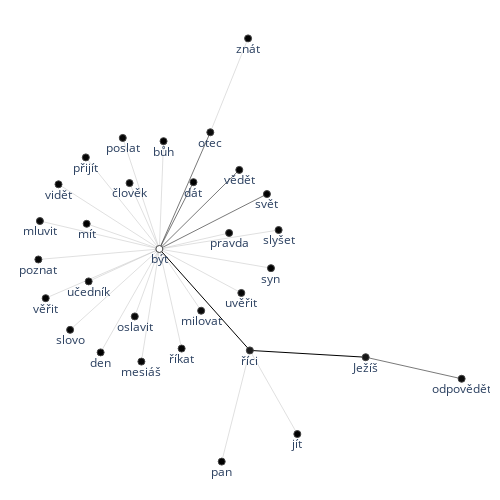

This figure's notebook cell:
### Code cell
configure_plotly_browser_state()
ego_network_standard(nt_data, "book_lemmata", "J", "otec", "online", "2D")

### Figure 1 — Plotly figure (JSON) as saved in the notebook; plotly's stock layout.template omitted (floating-point values rounded to 4 significant figures)
{"data": [{"line": {"color": "#000000", "width": 1}, "mode": "lines", "type": "scatter", "x": [-0.07856, 0.2444, null, 0.2444, 0.6576, null], "y": [0.04318, -0.3339, null, -0.3339, -0.3591, null]}, {"line": {"color": "#404040", "width": 0.7}, "mode": "lines", "type": "scatter", "x": [-0.07856, 0.3053, null, -0.07856, 0.1033, null, -0.07856, 0.04313, null, -0.07856, 0.2067, null, 0.6576, 1, null], "y": [0.04318, 0.2476, null, 0.04318, 0.4771, null, 0.04318, 0.2918, null, 0.04318, 0.3373, null, -0.3591, -0.4394, null]}, {"line": {"color": "#C0C0C0", "width": 0.5}, "mode": "lines", "type": "scatter", "x": [-0.07856, -0.06362, null, -0.07856, -0.2092, null, -0.07856, -0.341, null, -0.07856, -0.4385, null, -0.07856, -0.5048, null, -0.07856, -0.5103, null, -0.07856, -0.185, null, -0.07856, -0.338, null, -0.07856, -0.4842, null, -0.07856, -0.3309, null, -0.07856, -0.397, null, -0.07856, -0.2882, null, -0.07856, 0.0008756, null, -0.07856, 0.07055, null, -0.07856, -0.1427, null, -0.07856, 0.214, null, -0.07856, -0.1663, null, -0.07856, 0.3197, null, -0.07856, 0.347, null, -0.07856, 0.1703, null, 0.2444, 0.1439, null, 0.2444, 0.4138, null, 0.1033, 0.238, null], "y": [0.04318, 0.4442, null, 0.04318, 0.4562, null, 0.04318, 0.3838, null, 0.04318, 0.2837, null, 0.04318, 0.1472, null, 0.04318, 0.004276, null, 0.04318, 0.2883, null, 0.04318, 0.1369, null, 0.04318, -0.1397, null, 0.04318, -0.0772, null, 0.04318, -0.2574, null, 0.04318, -0.3413, null, 0.04318, -0.3269, null, 0.04318, -0.1863, null, 0.04318, -0.3755, null, 0.04318, -0.1202, null, 0.04318, -0.2075, null, 0.04318, -0.02797, null, 0.04318, 0.1138, null, 0.04318, 0.1028, null, -0.3339, -0.7474, null, -0.3339, -0.6448, null, 0.4771, 0.8263, null]}, {"hoverinfo": "text", "hovertext": ["155", "18", "15", "9", "4", "9", "3", "5", "3", "6", "6", "5", "6", "6", "6", "3", "5", "7", "5", "3", "5", "7", "3", "6", "6", "3", "7", "3", "6", "6", "4"], "marker": {"color": [155, 18, 15, 9, 4, 9, 3, 5, 3, 6, 6, 5, 6, 6, 6, 3, 5, 7, 5, 3, 5, 7, 3, 6, 6, 3, 7, 3, 6, 6, 4], "colorbar": {"thickness": 15, "title": {"side": "right", "text": "degree"}, "xanchor": "left"}, "colorscale": [[0, "rgb(255,255,255)"], [0.125, "rgb(240,240,240)"], [0.25, "rgb(217,217,217)"], [0.375, "rgb(189,189,189)"], [0.5, "rgb(150,150,150)"], [0.625, "rgb(115,115,115)"], [0.75, "rgb(82,82,82)"], [0.875, "rgb(37,37,37)"], [1, "rgb(0,0,0)"]], "line": {"width": 1}, "reversescale": true, "showscale": false, "size": 7}, "mode": "markers+text", "text": ["být", "říci", "Ježíš", "odpovědět", "svět", "otec", "dát", "vědět", "bůh", "poslat", "přijít", "vidět", "mluvit", "poznat", "člověk", "mít", "věřit", "učedník", "slovo", "den", "říkat", "milovat", "pan", "mesiáš", "uvěřit", "syn", "oslavit", "jít", "slyšet", "pravda", "znát"], "textposition": "bottom center", "type": "scatter", "x": [-0.07856, 0.2444, 0.6576, 1, 0.3053, 0.1033, 0.04313, 0.2067, -0.06362, -0.2092, -0.341, -0.4385, -0.5048, -0.5103, -0.185, -0.338, -0.4842, -0.3309, -0.397, -0.2882, 0.0008756, 0.07055, 0.1439, -0.1427, 0.214, 0.3197, -0.1663, 0.4138, 0.347, 0.1703, 0.238], "y": [0.04318, -0.3339, -0.3591, -0.4394, 0.2476, 0.4771, 0.2918, 0.3373, 0.4442, 0.4562, 0.3838, 0.2837, 0.1472, 0.004276, 0.2883, 0.1369, -0.1397, -0.0772, -0.2574, -0.3413, -0.3269, -0.1863, -0.7474, -0.3755, -0.1202, -0.02797, -0.2075, -0.6448, 0.1138, 0.1028, 0.8263]}, {"hoverinfo": "text", "marker": {"opacity": 0}, "mode": "markers", "opacity": 0, "text": ["84", "38", "35", "34", "27", "24", "23", "22", "22", "21", "21", "20", "20", "19", "18", "17", "17", "17", "17", "14", "14", "13", "12", "12", "11", "65", "15", "12", "44", "8"], "type": "scatter", "x": [0.08291, 0.1134, 0.01234, -0.01772, 0.06406, -0.07109, -0.1439, -0.2098, -0.2585, -0.2917, -0.2944, -0.1318, -0.2083, -0.2814, -0.2047, -0.2378, -0.1834, -0.03884, -0.004007, -0.1106, 0.0677, -0.1225, 0.1206, 0.1342, 0.04585, 0.451, 0.1941, 0.3291, 0.8288, 0.1706], "y": [-0.1453, 0.1454, 0.2602, 0.1675, 0.1903, 0.2437, 0.2497, 0.2135, 0.1635, 0.09519, 0.02373, 0.1657, 0.09004, -0.04824, -0.01701, -0.1071, -0.149, -0.1419, -0.07155, -0.1661, -0.03853, -0.08217, 0.007605, 0.07849, 0.07299, -0.3465, -0.5406, -0.4894, -0.3992, 0.6517]}], "layout": {"autosize": false, "height": 500, "hovermode": "closest", "margin": {"b": 10, "l": 10, "r": 10, "t": 10}, "plot_bgcolor": "rgba(0,0,0,0)", "showlegend": false, "title": {"font": {"size": 16}}, "width": 500, "xaxis": {"showgrid": false, "showticklabels": false, "zeroline": false}, "yaxis": {"showgrid": false, "showticklabels": false, "zeroline": false}}}
